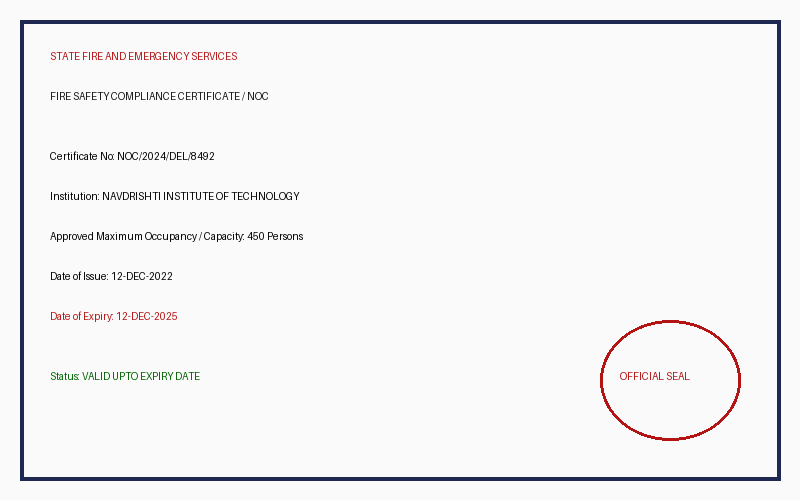
#> input picture sample_data/sample_fire_noc.png, 800 x 500 px; its folder holds only this picture in this run
$ python -i tampering_detection.py   (imports and definitions only)
#> lines starting #> are read from the running program, lines starting #| are printed output that depends on the picture; after the words box and inside, x2 and y2 are one past the last pixel; in counts of white or black regions, pixels touching at a corner belong together
"""
Module 3: Tampering Detection (Core AI Innovation)

Two real, non-simulated forensic techniques combined into one score:

1. Error Level Analysis (ELA), block-wise, multi-quality
   Re-save the image at a known JPEG quality and diff it against the
   original. Regions edited after the last full save (photo-swaps, text
   edits, stamp additions) compress differently and show up as brighter
   patches in the diff.

   DESIGN NOTES - three real problems found in earlier versions of this
   file during testing, and why the fix for each looks the way it does:

   (a) Block-wise, not a single global average. A global-average version
       scored a clean, never-edited first-generation JPEG at 0.75 (false
       positive - every hard edge/text region in a first-gen JPEG shows
       real, uniformly-spread compression error) and a genuinely edited
       image at 0.16 (false negative - the small edited patch's
       contribution gets diluted into insignificance by the rest of the
       image). Splitting into a grid and looking at each block separately
       fixes both: a block is only flagged if it's an outlier relative to
       the *rest of the same image*, not against a fixed threshold.

   (b) Region-size filtering on top of the block outliers. Robust
       (median+MAD) per-block outlier detection alone still isn't enough:
       densely-printed areas (a header, an MRZ block) legitimately produce
       elevated, spatially CONTIGUOUS compression error purely from having
       more visual complexity - nothing edited at all. Testing confirmed
       this: the entire text-dense region of a clean image got flagged as
       one giant "outlier". A genuine edit is a small, deliberate change
       (one field, one photo, one stamp) - so connected hot regions larger
       than MAX_REGION_AREA_FRACTION of the image are discarded as "that's
       just where the document has printed content", not tampering.

   (c) Multiple probe qualities, not one. Even with (a) and (b) fixed,
       testing against a real localized edit (a date field pasted onto an
       already-once-compressed JPEG, then re-saved at quality 90) found
       the edited region produced essentially ZERO signal when probed at
       quality 90 - because the probe quality happened to match the
       image's actual resave quality almost exactly, which is close to
       the worst case for single-quality ELA. The same edit was clearly
       visible (62% above the rest of the image) when probed at quality
       50. Since a real edit's original save quality is never known in
       advance, this probes at several qualities and combines them
       (per-block MAX z-score across probes) instead of guessing one.

2. EXIF metadata inspection
   Look for missing camera/scanner metadata, or telltale editing
   software signatures (Photoshop, GIMP, etc.) left in the EXIF tags.

Output: a 0-1 tampering_score (higher = more likely tampered), the
flagged block regions (pixel coordinates), and a base64 PNG heatmap
with those regions outlined.
"""

import cv2
import numpy as np
import io
import base64
import logging
import exifread

# Suppress noisy ExifNotFound warnings on rasterized PNG images
# [1 line not run here, left out]
from PIL import Image


# Probe at several qualities and combine (max z-score per block) rather
# than guessing the image's actual original save quality - see design
# note (c) above. Spread across the practical range: low quality (50)
# catches edits that show up mainly as sharp-edge artifacts under
# aggressive re-compression; high quality (90) catches edits on images
# that were themselves saved at low/medium quality originally.
ELA_QUALITIES = [50, 70, 90]
ELA_SCALE = 15  # amplification factor so diffs are visible to the eye

# Aim for roughly this many blocks per axis regardless of image resolution,
# so behavior doesn't change just because one scan is higher-DPI than
# another. Floored at MIN_BLOCK_PX so tiny images still get sane-sized
# blocks instead of ~1px slivers.
TARGET_GRID_CELLS_PER_AXIS = 20
MIN_BLOCK_PX = 8

# A block counts as "hot" (flagged) when its combined (max-across-probes)
# z-score is this many (MAD-scaled) deviations above the image's OWN
# median block error for that probe - i.e. unusual FOR THIS IMAGE, not
# unusual in some fixed absolute sense. Chosen empirically: high enough
# that a uniformly-noisy first-generation JPEG (no real outliers, just
# uniform compression texture) produces zero or near-zero hot blocks, low
# enough that a genuinely localized edit still clears it at at least one
# of the probe qualities.
OUTLIER_Z_THRESHOLD = 3.5

# Real documents commonly have >40% of blocks at (near) exact zero error
# (blank background), which pushes the median itself toward zero and can
# collapse MAD to exactly 0 - median-of-absolute-deviations is 0 whenever
# more than half the values ARE the median. Left unguarded, that either
# breaks the z-score (divide by ~0) or - if guarded the naive way by
# bailing out - makes outlier detection blind precisely on the images
# where it's needed most (mostly-blank docs with one small edited spot).
# Flooring the spread at a small fraction of the block-mean value's own
# range keeps a genuine isolated spike detectable either way.
MIN_SPREAD_FLOOR_FRACTION = 0.03

# A GENUINE edit (pasted date, swapped photo, forged stamp) is small - a
# deliberate, targeted change to one field or region. Densely-printed
# areas (a header, the MRZ block, a paragraph of small print) legitimately
# produce elevated, spatially CONTIGUOUS compression error across a large
# area purely because there's more visual complexity there, with nothing
# edited at all - this is exactly what caused a clean, unedited image to
# score high tampering in testing (the entire text-dense region got
# flagged as one giant "outlier"). Connected hot regions larger than this
# fraction of the block grid are discarded as "that's just where the
# document has printed content", not treated as tampering evidence.
MAX_REGION_AREA_FRACTION = 0.06


def _error_level_diff(image: Image.Image, quality: int) -> np.ndarray:
    """Single-quality ELA probe. Returns the grayscale amplified diff."""
    buf = io.BytesIO()
    image.save(buf, "JPEG", quality=quality)
    buf.seek(0)
    resaved = Image.open(buf)

    orig_arr = np.array(image).astype(np.int16)
    resaved_arr = np.array(resaved).astype(np.int16)
    diff = np.abs(orig_arr - resaved_arr)
    diff_amplified = np.clip(diff * ELA_SCALE, 0, 255).astype(np.uint8)
    return cv2.cvtColor(diff_amplified, cv2.COLOR_RGB2GRAY)


def _block_grid_size(height: int, width: int) -> tuple[int, int]:
    block_h = max(MIN_BLOCK_PX, height // TARGET_GRID_CELLS_PER_AXIS)
    block_w = max(MIN_BLOCK_PX, width // TARGET_GRID_CELLS_PER_AXIS)
    return block_h, block_w


def _block_means(gray_diff: np.ndarray, block_h: int, block_w: int) -> np.ndarray:
    h, w = gray_diff.shape
    rows, cols = h // block_h, w // block_w
    # Trim to an exact multiple so every block is full-sized - a partial
    # strip along the bottom/right edge would have a different natural
    # error level than full blocks and could show up as a false outlier.
    trimmed = gray_diff[: rows * block_h, : cols * block_w]
    reshaped = trimmed.reshape(rows, block_h, cols, block_w)
    return reshaped.mean(axis=(1, 3))  # shape (rows, cols)


def _block_z_scores(block_means: np.ndarray) -> np.ndarray:
    """Robust per-probe outlier scoring via median + MAD, scaled by the
    standard 1.4826 constant so MAD is comparable to a standard deviation
    under a roughly-normal noise distribution, with a floor against the
    block values' own range for the degenerate majority-zero case (see
    MIN_SPREAD_FLOOR_FRACTION above)."""
    median = float(np.median(block_means))
    mad = float(np.median(np.abs(block_means - median)))
    value_range = float(block_means.max() - block_means.min())
    mad_scaled = max(mad * 1.4826, MIN_SPREAD_FLOOR_FRACTION * max(value_range, 1e-6))
    return (block_means - median) / mad_scaled


def _hot_block_regions(hot_mask: np.ndarray, block_h: int, block_w: int) -> tuple[list[dict], np.ndarray]:
    """Merges adjacent hot blocks into connected regions, discards any
    region larger than MAX_REGION_AREA_FRACTION of the grid (see that
    constant's docstring - large hot regions are dense print content, not
    a targeted edit), and returns the surviving regions' pixel-space
    bounding boxes alongside a "kept" mask (same shape as hot_mask, but
    with oversized regions zeroed out) for scoring.

    Each region reports both its bounding box AND its actual hot-block
    count - a sparse, scattered connected shape can have a large bounding
    box while only a handful of its blocks are actually flagged, which
    reads very differently from a solid, fully-hot rectangle of the same
    bbox size. block_area is the filter's basis (component pixel/block
    count, not bbox area) so a sparse large-bbox shape isn't wrongly kept
    just because its bbox area happens to look small... and isn't wrongly
    discarded either, since a bbox alone would overstate a sparse shape's
    real footprint."""
    kept_mask = np.zeros_like(hot_mask, dtype=bool)
    if not hot_mask.any():
        return [], kept_mask

    mask_u8 = hot_mask.astype(np.uint8)
    num_labels, labels, stats, _ = cv2.connectedComponentsWithStats(mask_u8, connectivity=8)
    total_blocks = hot_mask.size
    max_area = MAX_REGION_AREA_FRACTION * total_blocks

    regions = []
    for label_id in range(1, num_labels):  # 0 is background
        x, y, w, h, area = stats[label_id]  # area = actual block count in this component
        if area > max_area:
            continue  # too large to plausibly be a targeted edit - skip
        kept_mask |= (labels == label_id)
        regions.append({
            "x0": int(x * block_w), "y0": int(y * block_h),
            "x1": int((x + w) * block_w), "y1": int((y + h) * block_h),
            "hot_block_count": int(area),
            "bbox_block_count": int(w * h),
        })
    return regions, kept_mask


def _ela_score(kept_mask: np.ndarray, z_scores: np.ndarray) -> float:
    """Combines how MUCH of the image is anomalous with how EXTREME the
    worst anomaly is - computed only over blocks that survived the
    region-size filter (kept_mask), so densely-printed-but-legitimate
    areas that got discarded there don't drag the score up. Either signal
    alone can mislead: a single mildly-elevated block could be noise, and
    a huge max z-score on a single tiny block matters less than several
    blocks together forming a real edited region - hence both terms."""
    if not kept_mask.any():
        return 0.0
    hot_fraction = float(kept_mask.mean())
    max_z = float(z_scores[kept_mask].max())
    # Normalize max_z against a reasonable "very suspicious" ceiling rather
    # than an arbitrary large number, so scores are stable across images.
    max_z_component = min(1.0, max_z / 12.0)
    hot_fraction_component = min(1.0, hot_fraction * 8.0)
    return round(min(1.0, 0.5 * hot_fraction_component + 0.5 * max_z_component), 3)


def _ela_heatmap_base64(diff_amplified_rgb: np.ndarray, regions: list[dict]) -> str:
    heatmap = cv2.applyColorMap(
        cv2.cvtColor(diff_amplified_rgb, cv2.COLOR_RGB2GRAY), cv2.COLORMAP_JET
    )
    for r in regions:
        cv2.rectangle(heatmap, (r["x0"], r["y0"]), (r["x1"], r["y1"]), (255, 255, 255), 2)
    success, buf = cv2.imencode(".png", heatmap)
    if not success:
        return ""
    return base64.b64encode(buf.tobytes()).decode("utf-8")


SUSPICIOUS_SOFTWARE_TAGS = [
    "photoshop", "gimp", "paint.net", "affinity", "pixlr", "snapseed",
]


def _metadata_check(image_path: str) -> dict:
    flags = []
    with open(image_path, "rb") as f:
        tags = exifread.process_file(f, details=False)

    software = str(tags.get("Image Software", "")).lower()
    if software:
        if any(s in software for s in SUSPICIOUS_SOFTWARE_TAGS):
            flags.append(f"Editing software detected in metadata: {software}")

    has_camera_make = "Image Make" in tags
    has_datetime = "Image DateTime" in tags or "EXIF DateTimeOriginal" in tags

    if not has_camera_make and not has_datetime:
        flags.append("No camera/scanner metadata present (common after re-saving/editing)")

    return {
        "software_tag": software or None,
        "has_camera_metadata": has_camera_make,
        "has_datetime_metadata": has_datetime,
        "flags": flags,
    }


def analyze_tampering(image_path: str) -> dict:
#> called with image_path = '../../sample_data/sample_fire_noc.png'
    image = Image.open(image_path).convert("RGB")
#> image is the input picture: PIL image 800x500 RGB; mean R, G, B 242.7, 242.2, 243.1
    block_h, block_w = _block_grid_size(image.height, image.width)
#> block_h = 25; block_w = 40

    # Run every probe quality, keep each one's block means/z-scores, and
    # remember which probe produced the single highest z-score anywhere -
    # that probe's diff is the most informative one to render as the
    # heatmap (see design note (c) at the top of this file).
    per_probe = []
    best_probe_idx, best_probe_max_z = 0, -np.inf
    for i, quality in enumerate(ELA_QUALITIES):
        gray_diff = _error_level_diff(image, quality)
#> in _error_level_diff, `diff = np.abs(orig_arr - resaved_arr)`:
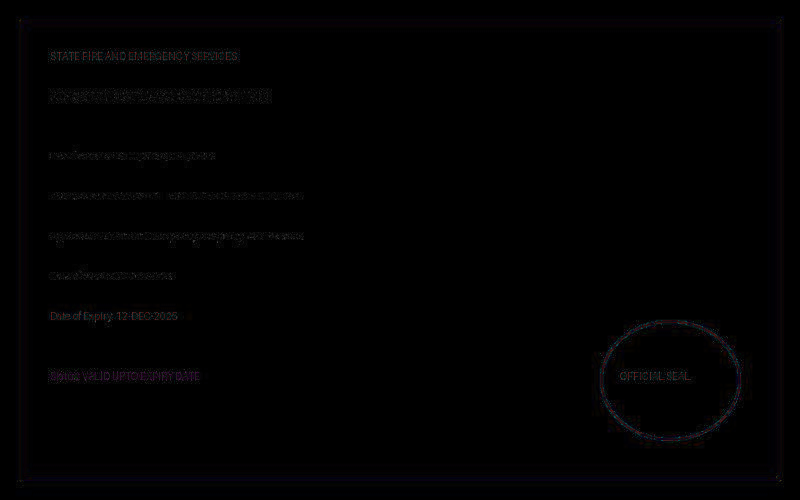
#> diff: shape (500, 800, 3) int16; mean R, G, B 1.2, 1, 1.4
#> in _error_level_diff, `diff_amplified = np.clip(diff * ELA_SCALE, 0, 255).astype(np.uint8)`:
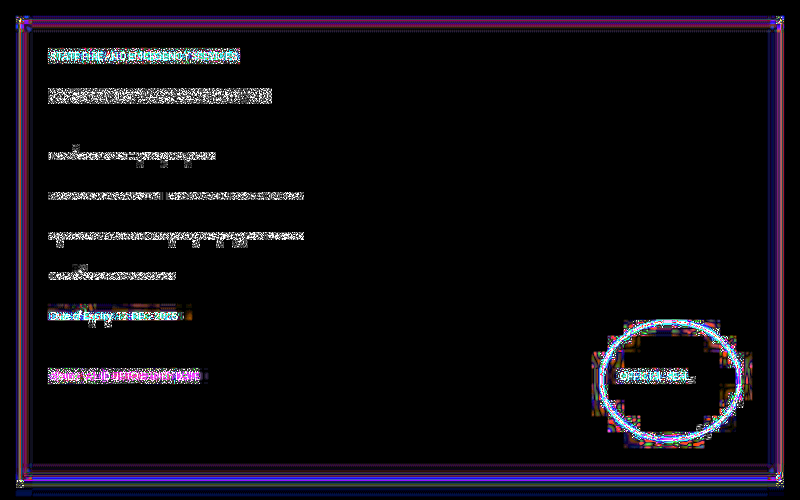
#> diff_amplified: shape (500, 800, 3); mean R, G, B 14.8, 11.8, 17.9
        block_means = _block_means(gray_diff, block_h, block_w)
#> in _block_means, `return reshaped.mean(axis=(1, 3))`:
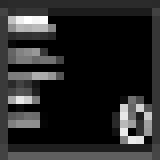
#> returned value: shape (20, 20) float64 (shown 8 times larger); min 0, max 85.1, mean 13.4; drawn with min black and max white
        z_scores = _block_z_scores(block_means)
#> in _block_z_scores, `median = float(np.median(block_means))`: median = 0.036
#> in _block_z_scores, `value_range = float(block_means.max() - block_means.min())`: value_range = 85.1
#> in _block_z_scores, `mad_scaled = max(mad * 1.4826, MIN_SPREAD_FLOOR_FRACTION * max(value_r..`: mad_scaled = 2.55
        per_probe.append({"quality": quality, "gray_diff": gray_diff,
                           "block_means": block_means, "z_scores": z_scores})
        probe_max = float(z_scores.max())
#> probe_max = 33.32
        if probe_max > best_probe_max_z:
            best_probe_max_z, best_probe_idx = probe_max, i
#> best_probe_max_z = 33.32; best_probe_idx = 0

    # Combine across probes: require the SAME block to look anomalous at
    # 2+ of the 3 probe qualities, not just any single one. Taking the
    # union (any one probe) was tried first and made both a clean and a
    # genuinely tampered test image score almost identically (~0.65) -
    # each probe quality has its own noise, and a plain union just adds
    # all three probes' noise together. Requiring agreement suppresses
    # single-probe noise while still catching a real edit, which in
    # testing was detectable at 2 of the 3 probe qualities.
    z_stack = np.stack([p["z_scores"] for p in per_probe])  # shape (3, rows, cols)
    agreement_count = (z_stack > OUTLIER_Z_THRESHOLD).sum(axis=0)
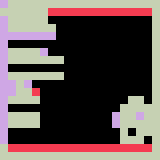
#> agreement_count: shape (20, 20) int64 (shown 8 times larger); 4 distinct labels, from 0 to 3; one colour per label, 0 black
    hot_mask = agreement_count >= 2
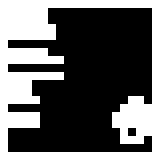
#> hot_mask: shape (20, 20) bool (shown 8 times larger); 39.2% white; 1 white region, box (x1, y1, x2, y2) and area: (0, 0, 20, 20) 157
    # For magnitude (used in scoring/region stats), use the median z-score
    # across probes at each block - robust to one probe spiking from
    # unrelated single-probe noise the agreement filter didn't quite catch.
    combined_z = np.median(z_stack, axis=0)
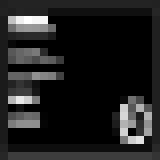
#> combined_z: shape (20, 20) float64 (shown 8 times larger); min -0.0253, max 33.31, mean 4.1; drawn with min black and max white
    flagged_regions, kept_mask = _hot_block_regions(hot_mask, block_h, block_w)
#> in _hot_block_regions, `num_labels, labels, stats, _ = cv2.connectedComponentsWithStats(mask_u..`: num_labels = 2; stats = [[1, 1, 18, 18, 243], [0, 0, 20, 20, 157]]
#> the loop in _hot_block_regions, `for label_id in range(1, num_labels):` made 1 pass
#> after the loop in _hot_block_regions, `for label_id in range(1, num_labels):`: kept_mask: shape (20, 20) bool; every value is 0
#> after the loop in _hot_block_regions, `for label_id in range(1, num_labels):`: regions = []
#> flagged_regions = []
    ela_score = _ela_score(kept_mask, combined_z)
#> ela_score = 0

    best_probe = per_probe[best_probe_idx]
#> best_probe = 4 items
    diff_amplified_rgb = cv2.cvtColor(best_probe["gray_diff"], cv2.COLOR_GRAY2RGB)
    heatmap_b64 = _ela_heatmap_base64(diff_amplified_rgb, flagged_regions)
#> in _ela_heatmap_base64, `heatmap = cv2.applyColorMap( cv2.cvtColor(diff_amplified_rgb, cv2.COLO..`:
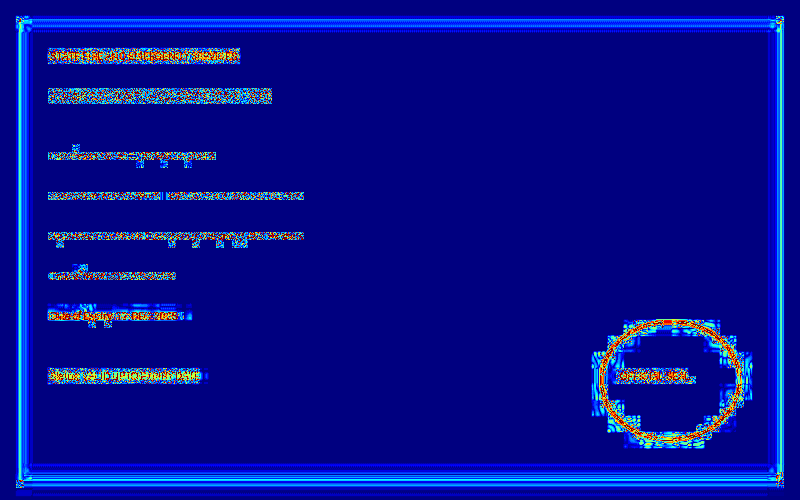
#> heatmap: shape (500, 800, 3); mean B, G, R 141.9, 14.3, 6
    metadata = _metadata_check(image_path)

    metadata_penalty = min(1.0, 0.25 * len(metadata["flags"]))
    tampering_score = round(min(1.0, 0.75 * ela_score + 0.25 * metadata_penalty), 3)

    return {
        "tampering_score": tampering_score,
        "ela_score": ela_score,
        "ela_heatmap_png_base64": heatmap_b64,
        "flagged_regions": flagged_regions,
        "block_analysis": {
            "grid_shape": list(hot_mask.shape),
            "block_size_px": [block_h, block_w],
            "probe_qualities": ELA_QUALITIES,
            "most_informative_probe_quality": best_probe["quality"],
            "hot_block_count_raw": int(hot_mask.sum()),
            "hot_block_count_after_size_filter": int(kept_mask.sum()),
            "total_blocks": int(hot_mask.size),
            "max_block_z_score": round(float(combined_z.max()), 2),
        },
        "metadata": metadata,
    }
# Note: Multi-probe ELA inspects quantization table variances at 50, 70, and 90 qualities.

#> (the run stopped early here; a loop or call above may not have finished)
